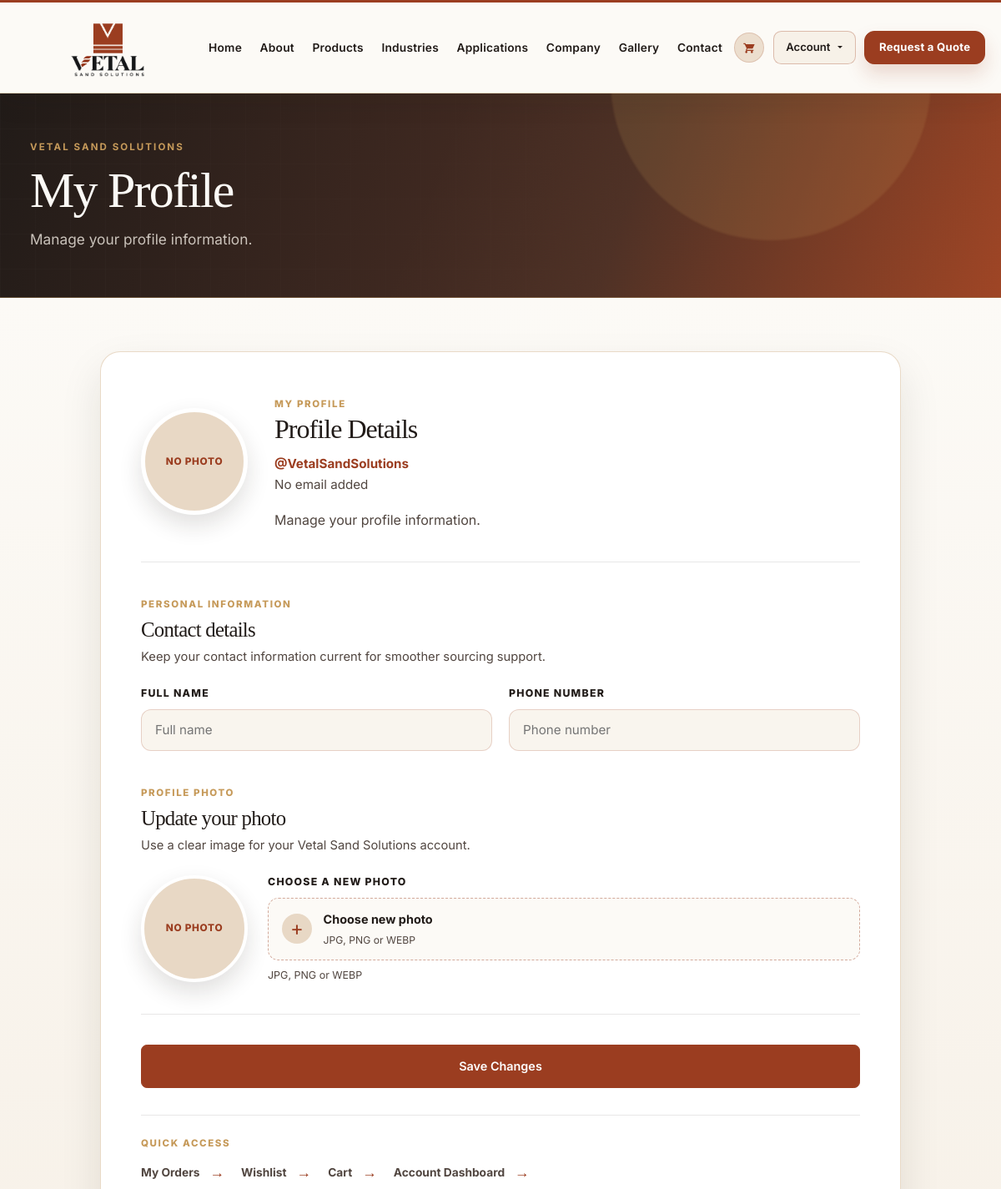
The app's page /account/profile/ (signed in, upper part), older data.
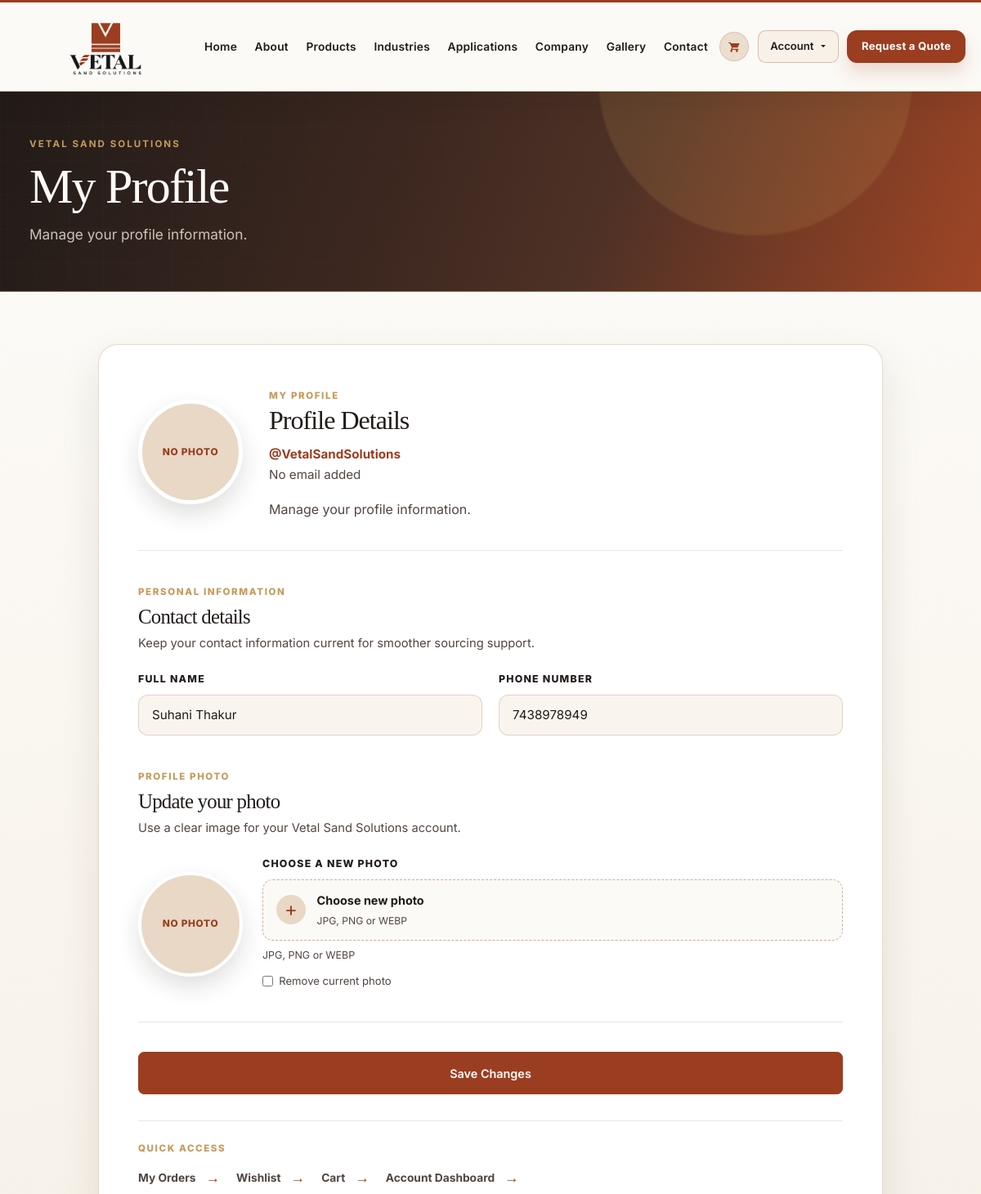
The same page, newer data.
### accounts/models.py (models this page shows, shortened)
class Profile(models.Model):
	user = models.OneToOneField(User, on_delete=models.CASCADE, related_name='profile')
	full_name = models.CharField(max_length=150, blank=True)
	phone_number = models.CharField(max_length=30, blank=True)
	profile_photo = models.ImageField(upload_to='profile_photos/', blank=True, null=True)

### accounts/views.py (the view)
# urls.py: path('profile/', views.edit_profile_view, name='edit_profile'),
@login_required(login_url='login')
def edit_profile_view(request):
    profile, _ = Profile.objects.get_or_create(
        user=request.user,
        defaults={'full_name': request.user.get_full_name()},
    )
    if request.method == 'POST':
        form = ProfileForm(request.POST, request.FILES, instance=profile)
        if form.is_valid():
            form.save()
            messages.success(request, 'Your profile has been updated.')
            return redirect('edit_profile')
    else:
        form = ProfileForm(instance=profile)
    return render(request, 'accounts/profile.html', {'form': form, 'profile': profile})

### accounts/forms.py
class ProfileForm(forms.ModelForm):
    class Meta:
        model = Profile
        fields = ('full_name', 'phone_number', 'profile_photo')
        widgets = {
            'full_name': forms.TextInput(attrs={'placeholder': 'Full name'}),
            'phone_number': forms.TextInput(attrs={'placeholder': 'Phone number'}),
        }

### cart/context_processors.py (called while the page is built, shortened)
def cart_count(request):
    cart = request.session.get('cart', {})
    total_items = 0
    product_ids = {
        int(product_id)
        for product_id in cart
        if str(product_id).isdigit()
    }
    active_product_ids = set(
        Product.objects.filter(id__in=product_ids, is_active=True).values_list('id', flat=True)
    )
    return {'cart_count': total_items}

### products/context_processors.py (called while the page is built)
def wishlist_count(request):
    if not request.user.is_authenticated:
        return {'wishlist_count': 0}
    return {'wishlist_count': Wishlist.objects.filter(user=request.user).count()}

### templates/accounts/profile.html (shortened to what the changed rows need)
{% extends 'base.html' %}
{% block content %}
<section class="profile-section">
    <div class="container">
        <div class="profile-single-card">
            <div class="profile-single-header">
                <div class="profile-header-photo">
                    {% if profile.profile_photo %}
                        <span class="profile-photo-placeholder" hidden>No photo</span>
                    {% else %}
                        <span class="profile-photo-placeholder">No photo</span>
                    {% endif %}
                </div>
                <div class="profile-hero-copy">
                    <h2>Profile Details</h2>
                </div>
            </div>
            <form method="post" enctype="multipart/form-data" novalidate>
                <section class="profile-details-section">
                    <div class="profile-section-heading">
                        <h2>Contact details</h2>
                    </div>
                    <div class="profile-fields-grid">
                        <div class="profile-form-field">
                            <label class="form-label" for="{{ form.full_name.id_for_label }}">Full name</label>
                            {{ form.full_name }}
                        </div>
                        <div class="profile-form-field">
                            <label class="form-label" for="{{ form.phone_number.id_for_label }}">Phone number</label>
                            {{ form.phone_number }}
                        </div>
                    </div>
                </section>
                <section class="profile-photo-section">
                    <div class="profile-section-heading">
                        <h2>Update your photo</h2>
                    </div>
                    <div class="profile-form-field profile-upload-field">
                        <div class="profile-photo-editor">
                            <div class="profile-photo-preview">
                                {% if profile.profile_photo %}
                                    <span class="profile-photo-placeholder" hidden>No photo</span>
                                {% else %}
                                    <span class="profile-photo-placeholder">No photo</span>
                                {% endif %}
                            </div>
                            <div class="profile-upload-column">
                                <label class="form-label" for="{{ form.profile_photo.id_for_label }}">Choose a new photo</label>
                                <div class="profile-upload-control">
                                    <span class="profile-upload-icon" aria-hidden="true">+</span>
                                    <span>
                                    </span>
                                </div>
                                <p class="profile-upload-helper">JPG, PNG or WEBP</p>
                                {% if profile.profile_photo %}
                                    <label class="profile-clear-control" for="profile-photo-clear">
                                        <input type="checkbox" name="{{ form.profile_photo.html_name }}-clear" id="profile-photo-clear">
                                        Remove current photo
                                    </label>
                                {% endif %}
                            </div>
                        </div>
                    </div>
                </section>
            </form>
        </div>
    </div>
</section>
{% endblock %}

Row changes from the older to the newer data that the page shows:
changed Profile: full_name (not shown) → "Suhani Thakur"; phone_number (not shown) → "7438978949"
Text that changed along with them:
form field profile_photo.html_name: (not shown) → "☐"
text now shown: "Remove current photo"
